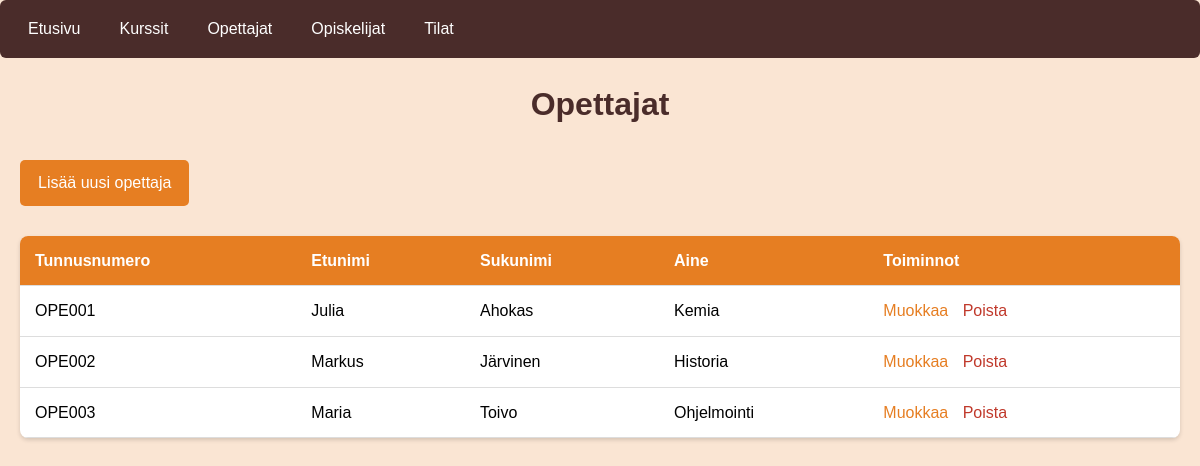
The page /opettajat.php on the database its author committed.
### tables this page shows
CREATE TABLE `opettajat` (
  `id` int(11) NOT NULL,
  `tunnusnumero` varchar(10) NOT NULL,
  `etunimi` varchar(50) NOT NULL,
  `sukunimi` varchar(50) NOT NULL,
  `aine` varchar(100) NOT NULL
);

### opettajat.php (the view, shortened to what this page needs)
<?php
include 'db.php';
$sql = "SELECT * FROM opettajat";
$stmt = $conn->query($sql);
?>
<!DOCTYPE html>
<html lang="fi">
<head>
    <link rel="stylesheet" href="styles.css">
</head>
<body>
    <?php include 'nav.php'; ?>
    <h1>Opettajat</h1>
    <a href="lisaa_opettaja.php" class="button">Lisää uusi opettaja</a>
    <table>
        <thead>
            <tr>
                <th>Tunnusnumero</th>
                <th>Etunimi</th>
                <th>Sukunimi</th>
                <th>Aine</th>
                <th>Toiminnot</th>
            </tr>
        </thead>
        <tbody>
            <?php while($row = $stmt->fetch(PDO::FETCH_ASSOC)): ?>
            <tr>
                <td><?php echo htmlspecialchars($row['tunnusnumero']); ?></td>
                <td><?php echo htmlspecialchars($row['etunimi']); ?></td>
                <td><?php echo htmlspecialchars($row['sukunimi']); ?></td>
                <td><?php echo htmlspecialchars($row['aine']); ?></td>
                <td>
                    <a href="muokkaa_opettaja.php?id=<?php echo $row['id']; ?>">Muokkaa</a>
                    <a href="poista_opettaja.php?id=<?php echo $row['id']; ?>"
                       onclick="return confirm('Haluatko varmasti poistaa tämän opettajan?')">Poista</a>
                </td>
            </tr>
            <?php endwhile; ?>
        </tbody>
    </table>
</body>
</html>

### styles.css (style rules this page uses)
body { font-family: Arial, sans-serif; margin: 0; padding: 20px; background-color: #FAE5D3; line-height: 1.6; }
table { width: 100%; border-collapse: collapse; margin-top: 20px; background-color: white; box-shadow: 0 2px 4px rgba(0, 0, 0, 0.15); border-radius: 8px; overflow: hidden; }
th, td { padding: 12px 15px; text-align: left; border-bottom: 1px solid #ddd; }
th { background-color: #E67E22; color: white; font-weight: bold; }
.button { display: inline-block; padding: 10px 18px; background-color: #E67E22; color: white; text-decoration: none; border-radius: 5px; margin: 10px 0; transition: background-color 0.3s, transform 0.2s; }
h1 { color: #4A2C2A; margin-bottom: 20px; text-align: center; }
td a { color: #E67E22; text-decoration: none; margin-right: 10px; }
td a[onclick] { color: #C0392B; }

### rows shown on the page
opettajat: tunnusnumero "OPE001", etunimi "Julia", sukunimi "Ahokas", aine "Kemia"
opettajat: tunnusnumero "OPE002", etunimi "Markus", sukunimi "Järvinen", aine "Historia"
opettajat: tunnusnumero "OPE003", etunimi "Maria", sukunimi "Toivo", aine "Ohjelmointi"
